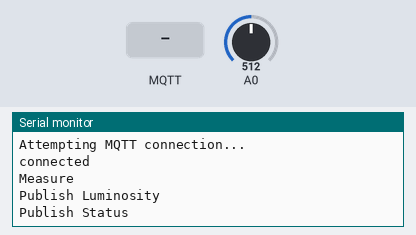
This sketch was run on a simulated ESP8266 (NodeMCU). Shown: the last lines printed to the serial monitor. The test bench sets the inputs (shaded band); at power-on: A0 = 512. WiFi joins after 1.5 s; servers stay silent unless stated; no MQTT or app messages arrive unless stated; not simulated (calls return 0 or success): credentials.h; names the files do not define were given values by the test bench: MQTT_PORT = 1883.

Above: at 2.8 s.
2.9 s: MQTT message "1" arrives on the first subscribed topic
At 3.8 s:
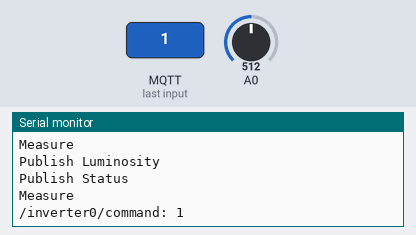
4.4 s: MQTT message "on" arrives on the first subscribed topic
At 5.1 s:
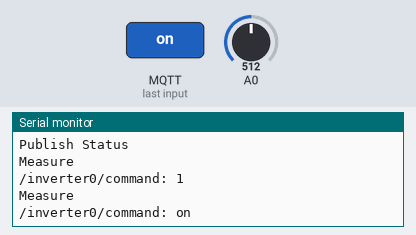
5.9 s: MQTT message "off" arrives on the first subscribed topic
At 6.4 s:
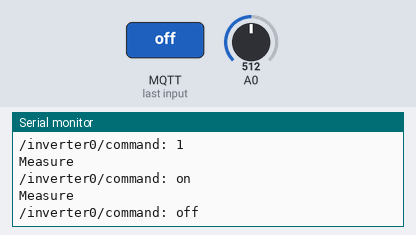

Measured:
- after the input at 2.9 s, the serial monitor: prints a new line at once (image 1)
- after the input at 4.4 s, the serial monitor: prints a new line at once (image 2)
- after the input at 5.9 s, the serial monitor: prints a new line at once (image 3)

The sketch:

mqtt_pubsub.ino
```cpp
/*
 ESP8266 MQTT pub sub + serial connectivity
 Based on code from Andreas Spiess https://github.com/SensorsIot/MQTT-Examples/blob/master/ESP_MQTT_PUBSUB_LIBRARY/ESP_MQTT_PUBSUB_LIBRARY.ino

 ESP8266 board
 - connects to MQTT broker
 - subscribes to "T_COMMAND" topic for commands to action
 - sends any commands to serial port and get response
 - publishes response (unchanged) to "T_RESPONSE" topic
*/

/*
 Original comment
 PUBSUB MQTT library

 Basic ESP8266 MQTT example
 This sketch demonstrates the capabilities of the pubsub library in combination
 with the ESP8266 board/library.
 It connects to an MQTT server then:
  - publishes "hello world" to the topic "outTopic" every two seconds
  - subscribes to the topic "inTopic", printing out any messages
    it receives. NB - it assumes the received payloads are strings not binary
  - If the first character of the topic "inTopic" is an 1, switch ON the ESP Led,
    else switch it off
 It will reconnect to the server if the connection is lost using a blocking
 reconnect function. See the 'mqtt_reconnect_nonblocking' example for how to
 achieve the same result without blocking the main loop.
 To install the ESP8266 board, (using Arduino 1.6.4+):
  - Add the following 3rd party board manager under "File -> Preferences -> Additional Boards Manager URLs":
       http://arduino.esp8266.com/stable/package_esp8266com_index.json
  - Open the "Tools -> Board -> Board Manager" and click install for the ESP8266"
  - Select your ESP8266 in "Tools -> Board"
  Code from Andreas Spiess
*/

#include <ESP8266WiFi.h>
#include <PubSubClient.h>

//credentials file
#include "credentials.h"

/*
#define WIFI_SSID       "..."
#define WIFI_PASSWD     "..."
#define MQTT_BROKER     "..."
#define MQTT_PORT       1883
#define MQTT_USERNAME   "..."
#define MQTT_KEY        "..."
*/
#define T_COMMAND       "/inverter0/command"
#define T_RESPONSE      "/inverter0/response"

unsigned long entry;
byte clientStatus, prevClientStatus = 99;
float luminosity, prevLumiosity = -1;
char valueStr[5];

WiFiClient WiFiClient;
PubSubClient client(WiFiClient);

//
void setup() {
  //pinMode(LEDBLUE, OUTPUT);
  Serial.begin(115200);
  delay(100);
  Serial.println();
  Serial.println();
  Serial.print("Connecting to ");
  Serial.println(WIFI_SSID);

  // Connect to WiFi
  WiFi.begin(WIFI_SSID, WIFI_PASSWD);
  while (WiFi.status() != WL_CONNECTED) {
    // add a delay before checking if connected again
    delay(500);
    Serial.print(".");
  }

  Serial.println("");
  Serial.println("WiFi connected");
  Serial.println("IP address: ");
  Serial.println(WiFi.localIP());
  WiFi.printDiag(Serial);

  // set-up MQTT config
  client.setServer(MQTT_BROKER, MQTT_PORT);
  client.setCallback(callback);
}

//
void loop() {
  //Serial.println("-");
  yield();
  // Attempt to connect if not connected
  if (!client.connected()) {
    Serial.println("Attempting MQTT connection...");
    // Attempt to connect to MQTT broker .connect(clientID, username, password) or .connect(clientID)
    if (client.connect("", MQTT_USERNAME, MQTT_KEY)) {
      Serial.println("connected");
      // Subscribe to command topic
      client.subscribe(T_COMMAND, 1);
      // ^ need to check single topic vs client.subscribe(USERNAME PREAMBLE T_COMMAND, 1)
    } else {
      Serial.print("failed, rc=");
      Serial.print(client.state());
      Serial.println(" try again in 5 seconds");
      delay(5000); // Wait 5 seconds before retrying
    }
  }

  // 1.2 sec delay between readings
  if (millis() - entry > 1200) {
    Serial.println("Measure");
    entry = millis();
    luminosity = analogRead(A0);
  }

  // publish only changes (with 0.5s delay to match 2/sec max of adafruit)
  if (client.connected() && prevLumiosity != luminosity) {
    Serial.println("Publish Luminosity");
    String hi = (String)luminosity;
    hi.toCharArray(valueStr, 5);
    //client.publish(USERNAME PREAMBLE T_LUMINOSITY, valueStr);
    prevLumiosity = luminosity;
    delay(500);
  }

  if (client.connected()&& prevClientStatus != clientStatus ) {
    Serial.println("Publish Status");

    String hi = (String)clientStatus;
    hi.toCharArray(valueStr, 2);
    //client.publish(USERNAME PREAMBLE T_CLIENTSTATUS, valueStr);
    prevClientStatus = clientStatus;
  }
  client.loop();
}


//----------------------------------------------------------------------
void callback(char* topic, byte * data, unsigned int length) {
  // handle message arrived {

  Serial.print(topic);
  Serial.print(": ");
  for (int i = 0; i < length; i++) {
    Serial.print((char)data[i]);
  }
  Serial.println();
  // this would be where we send the command to the serial port
  // and publish the response

  /*
  if (data[1] == 'F')  {
    clientStatus = 0;
    //digitalWrite(LEDBLUE, LOW);
  } else {
    clientStatus = 1;
    //digitalWrite(LEDBLUE, HIGH);

  }
  */
}
```
